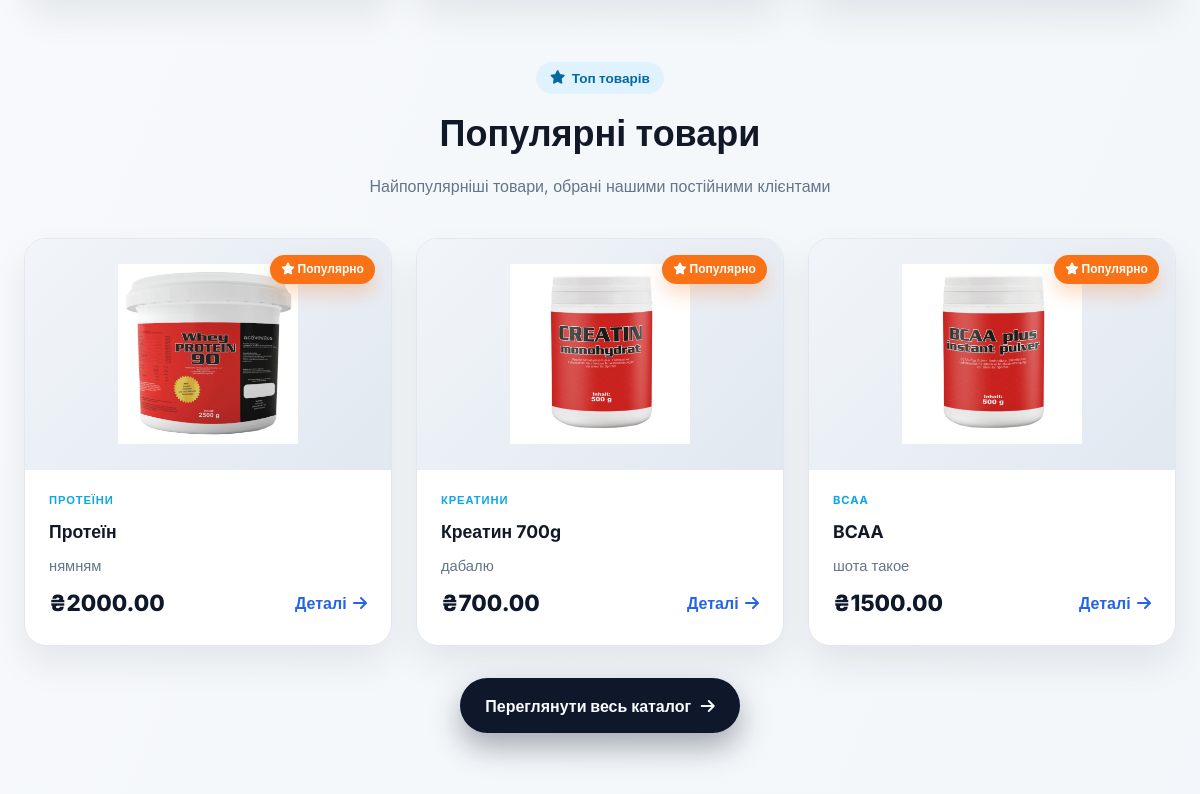
The app's page / (middle part), older data.
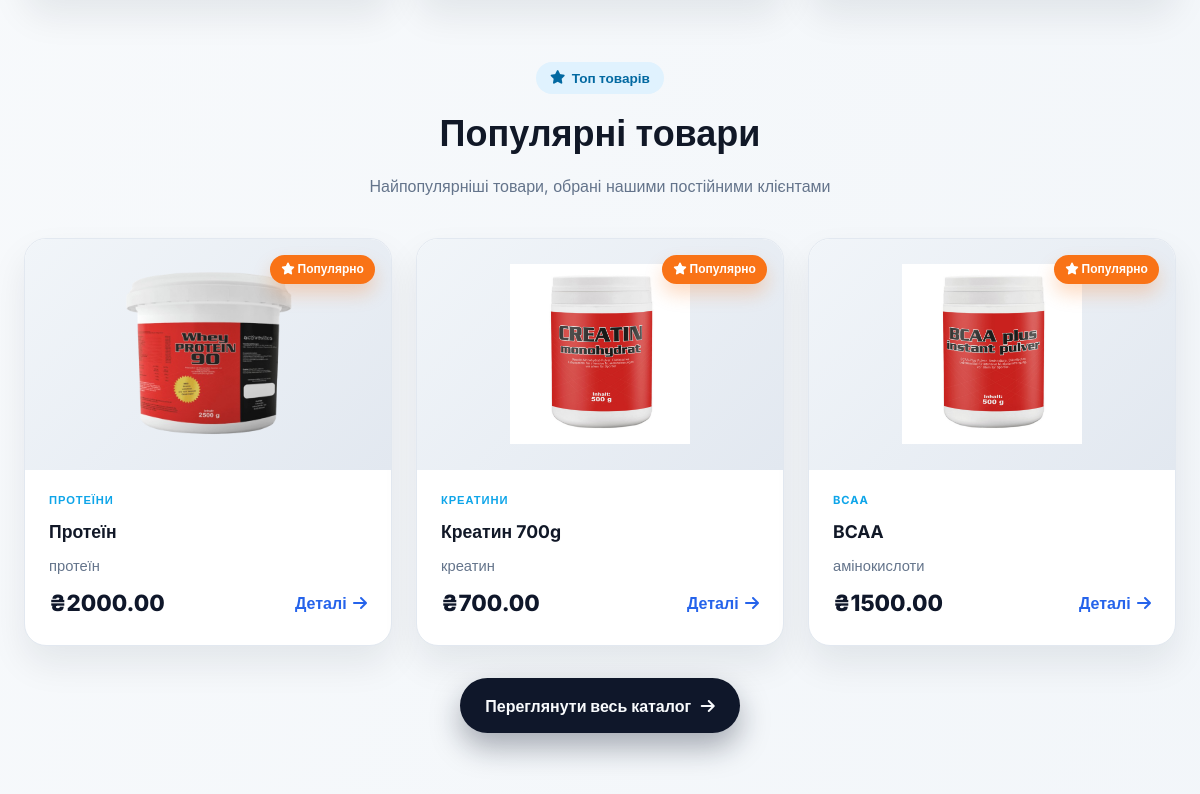
The same page, newer data.
### shop/models.py (models this page shows, shortened)
class Product(models.Model):
    name = models.CharField(max_length=200)       # Название товара
    brand = models.CharField(max_length=100, default="ALLNUTRITION", blank=True)  # Бренд
    weight = models.PositiveIntegerField(default=0, help_text="Вес в граммах")
    price = models.DecimalField(max_digits=10, decimal_places=2)  # Цена
    old_price = models.DecimalField(max_digits=10, decimal_places=2, null=True, blank=True, help_text="Старая цена")
    discount = models.PositiveIntegerField(default=0, help_text="Скидка в процентах")
    is_gift = models.BooleanField(default=False, help_text="Подарунок")
    is_bestseller = models.BooleanField(default=False, help_text="Bestseller")
    rating_count = models.PositiveIntegerField(default=0, help_text="Количество отзывов/рейтинг")
    stock_quantity = models.PositiveIntegerField(default=50, help_text="Кількість в наявності")
    description = models.TextField()              # Описание
    image = models.ImageField(upload_to='products/', blank=True, null=True)  # Картинка
    category = models.ForeignKey(Category, on_delete=models.SET_NULL, null=True, related_name='products')  # Категория
    created_at = models.DateTimeField(auto_now_add=True)  # Дата создания

class Category(models.Model):
    name = models.CharField(max_length=200)  # Название категории
    description = models.TextField(blank=True)  # Описание категории
    class Meta:
        verbose_name_plural = "Categories"

### shop/views.py (the view)
# urls.py: path('', views.home, name='home'),
def home(request):
    featured_products = Product.objects.all()[:6]  # Показываем 6 лучших товаров
    return render(request, 'shop/home.html', {
        'featured_products': featured_products
    })

### shop/context_processors.py (called while the page is built)
def cart_count(request):
    cart = request.session.get('cart', {})
    total_count = 0
    for quantity in cart.values():
        try:
            total_count += int(quantity)
        except (TypeError, ValueError):
            continue
    return {'cart_count': total_count}

### shop/templates/shop/home.html (shortened to what this page needs)
{% extends 'shop/base.html' %}
{% block content %}
<section id="featured" class="home-featured fade-in-up">
    <div class="home-section-head">
        <span class="home-pill"><i class="fas fa-star"></i> Топ товарів</span>
        <h2>Популярні товари</h2>
        <p>Найпопулярніші товари, обрані нашими постійними клієнтами</p>
    </div>
    {% if featured_products %}
        <div class="home-product-grid">
            {% for product in featured_products %}
                <article class="home-product-card">
                    <div class="home-product-media">
                        {% if product.image %}
                            <img src="{{ product.image.url }}" alt="{{ product.name }}" loading="lazy">
                        {% else %}
                            <div class="home-product-placeholder">
                                <i class="fas fa-box"></i>
                            </div>
                        {% endif %}
                        <span class="home-product-badge"><i class="fas fa-star"></i> Популярно</span>
                    </div>
                    <div class="home-product-body">
                        {% if product.category %}
                            <span class="home-product-category">{{ product.category.name }}</span>
                        {% endif %}
                        <h3>{{ product.name }}</h3>
                        {% if product.description %}
                            <p class="line-clamp-2">{{ product.description|truncatewords:15 }}</p>
                        {% endif %}
                        <div class="home-product-footer">
                            <span class="home-product-price">₴{{ product.price }}</span>
                            <a href="{% url 'shop:product_detail' product.id %}" class="home-product-link">
                                Деталі <i class="fas fa-arrow-right"></i>
                            </a>
                        </div>
                    </div>
                </article>
            {% endfor %}
        </div>
        <div class="home-center">
            <a href="{% url 'shop:catalog' %}" class="home-cta home-cta-primary">
                Переглянути весь каталог <i class="fas fa-arrow-right"></i>
            </a>
        </div>
    {% endif %}
</section>
{% endblock %}

### shop/templates/shop/base.html (shortened to what this page needs)
{% load static %}
<!DOCTYPE html>
<html lang="uk">
<head>
    <script src="https://cdn.tailwindcss.com"></script>
    <link rel="stylesheet" href="https://cdnjs.cloudflare.com/ajax/libs/font-awesome/6.4.0/css/all.min.css">
    <link rel="stylesheet" href="{% static 'shop/style.css' %}">
</head>
<body class="min-h-screen flex flex-col bg-gradient-to-br from-slate-50 to-slate-100 text-gray-900">
<main class="flex-1 w-full max-w-7xl mx-auto px-4 sm:px-6 py-8 sm:py-12">
    {% block content %}{% endblock %}
</main>
</body>
</html>

### shop/static/shop/style.css (style rules this page uses)
.home-cta { display: inline-flex; align-items: center; gap: 0.6rem; padding: 0.95rem 1.6rem; border-radius: 999px; font-weight: 700; font-size: 1rem; text-decoration: none; transition: transform 0.2s ease, box-shadow 0.2s ease; }
.home-cta-primary { background: #0f172a; color: #f8fafc; box-shadow: 0 14px 30px rgba(15, 23, 42, 0.35); }
.home-featured { margin: 4rem 0; }
.home-section-head { text-align: center; margin-bottom: 2.5rem; }
.home-section-head h2 { font-family: 'Space Grotesk', 'Manrope', sans-serif; font-size: clamp(2rem, 3vw, 2.8rem); font-weight: 700; margin: 0.8rem 0; }
.home-section-head p { color: #64748b; max-width: 640px; margin: 0 auto; }
.home-pill { display: inline-flex; align-items: center; gap: 0.4rem; padding: 0.35rem 0.9rem; border-radius: 999px; background: #e0f2fe; color: #0369a1; font-weight: 700; font-size: 0.85rem; }
.home-product-grid { display: grid; grid-template-columns: repeat(3, minmax(0, 1fr)); gap: 1.5rem; }
.home-product-card { background: #ffffff; border-radius: 22px; overflow: hidden; border: 1px solid #e2e8f0; box-shadow: 0 18px 36px rgba(15, 23, 42, 0.08); display: flex; flex-direction: column; transition: transform 0.22s ease, box-shadow 0.22s ease, border-color 0.22s ease; }
.home-product-media { position: relative; background: linear-gradient(135deg, #f1f5f9, #e2e8f0); padding: 1.6rem; min-height: 200px; display: flex; align-items: center; justify-content: center; }
.home-product-media img { max-width: 100%; max-height: 180px; object-fit: contain; transition: transform 0.28s ease; }
.home-product-badge { position: absolute; top: 1rem; right: 1rem; background: #f97316; color: #fff; font-weight: 700; font-size: 0.75rem; padding: 0.35rem 0.7rem; border-radius: 999px; box-shadow: 0 10px 18px rgba(249, 115, 22, 0.25); }
.home-product-body { padding: 1.4rem 1.5rem 1.6rem; display: flex; flex-direction: column; gap: 0.6rem; flex: 1; }
.home-product-body h3 { font-weight: 700; font-size: 1.1rem; }
.home-product-body p { color: #64748b; font-size: 0.92rem; }
.home-product-category { text-transform: uppercase; font-weight: 700; letter-spacing: 0.08em; font-size: 0.7rem; color: #0ea5e9; }
.home-product-footer { margin-top: auto; display: flex; align-items: center; justify-content: space-between; gap: 0.8rem; }
.home-product-price { font-weight: 800; font-size: 1.4rem; color: #0f172a; }
.home-product-link { font-weight: 700; color: #2563eb; text-decoration: none; display: inline-flex; align-items: center; gap: 0.4rem; }
.home-center { margin-top: 2rem; text-align: center; }
.line-clamp-2 { display: -webkit-box; -webkit-line-clamp: 2; line-clamp: 2; -webkit-box-orient: vertical; overflow: hidden; }
body { font-family: 'Inter', sans-serif; }

Row changes from the older to the newer data that the page shows:
changed Product "Протеїн": image: a different picture; description "нямням" → "протеїн"
changed Product "Креатин 700g": description "дабалю" → "креатин"
changed Product "BCAA": description "шота такое" → "амінокислоти"
